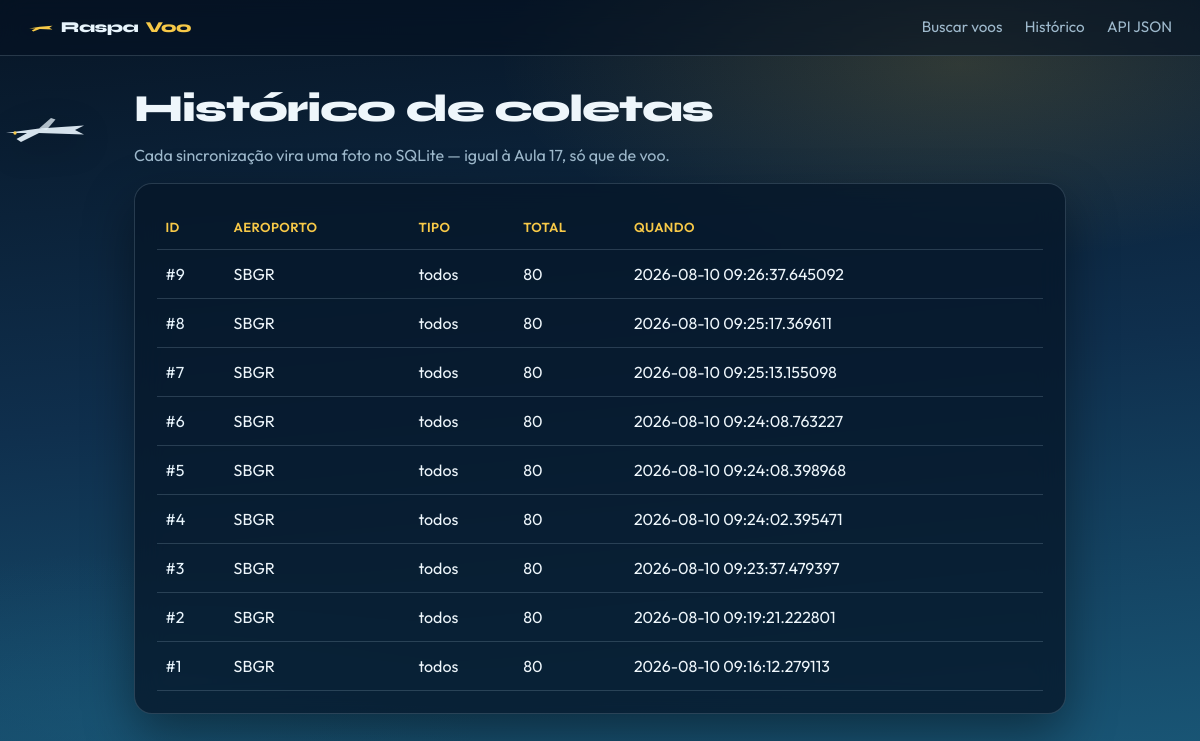
The page /historico on the database its author committed.
### models/coleta_voo.py (models this page shows, shortened)
class ColetaVoo(ModeloBase):
    __bind_key__ = "historico"
    __tablename__ = "coletas_voo"
    fonte = db.Column(db.String(255), nullable=False)
    aeroporto = db.Column(db.String(10), nullable=False)
    tipo_busca = db.Column(db.String(20), nullable=False)
    total = db.Column(db.Integer, nullable=False, default=0)
    voos = db.relationship(
        "VooInfo",
        back_populates="coleta",
        cascade="all, delete-orphan",
    )
    @classmethod
    def listar(cls):
        return cls.query.order_by(cls.data_criacao.desc()).all()

### controllers/site_controller.py (the view)
@site_bp.route("/historico")
def historico():
    coletas = ColetaVoo.listar()
    return render_template("historico.html", coletas=ColetaVoo.listar())

### views/templates/historico.html (shortened to what this page needs)
{% extends "layout.html" %}
{% block content %}
<section class="topo-pagina">
    <h1>Histórico de coletas</h1>
    <p class="subtitulo">Cada sincronização vira uma foto no SQLite — igual à Aula 17, só que de voo.</p>
</section>
<section class="painel">
    {% if coletas %}
    <div class="tabela-wrap">
        <table class="tabela">
            <thead>
                <tr>
                    <th>ID</th>
                    <th>Aeroporto</th>
                    <th>Tipo</th>
                    <th>Total</th>
                    <th>Quando</th>
                </tr>
            </thead>
            <tbody>
                {% for c in coletas %}
                <tr>
                    <td><a href="{{ url_for('site.detalhe_coleta', coleta_id=c.id) }}">#{{ c.id }}</a></td>
                    <td>{{ c.aeroporto }}</td>
                    <td>{{ c.tipo_busca }}</td>
                    <td>{{ c.total }}</td>
                    <td>{{ c.data_criacao }}</td>
                </tr>
                {% endfor %}
            </tbody>
        </table>
    </div>
    {% else %}
    <p class="vazio">Ainda sem coletas. Vá na home e marque “Gravar no histórico”.</p>
    {% endif %}
</section>
{% endblock %}

### views/static/css/style.css (style rules this page uses)
* { box-sizing: border-box; }
:root { --ceu-alto: #071525; --ceu-meio: #0f2f4d; --horizonte: #1a5a7a; --pista: #f7c948; --pista-clara: #ffe08a; --nuvem: #e8f4fc; --texto: #eef6fb; --texto-suave: #9eb9cc; --painel: rgba(6, 22, 40, 0.78); --borda: rgba(158, 185, 204, 0.22); --erro: #ff8a7a; --sucesso: #5eead4; --sombra: 0 20px 50px rgba(0, 0, 0, 0.4); }
body { margin: 0; min-height: 100vh; font-family: "Outfit", sans-serif; color: var(--texto); background: radial-gradient(ellipse 70% 45% at 80% 8%, rgba(247, 201, 72, 0.16), transparent 55%), radial-gradient(ellipse 50% 35% at 10% 90%, rgba(26, 90, 122, 0.45), transparent 60%), linear-gradient(175deg, var(--ceu-alto) 0%, var(--ceu-meio) 48%, var(--horizonte) 100%); background-attachment: fixed; line-height: 1.5; overflow-x: hidden; }
.topo-pagina { animation: fade-up 0.55s ease both; margin-bottom: 0.5rem; }
.topo-pagina h1 { display: flex; align-items: center; gap: 0.5rem; font-family: "Syne", sans-serif; font-weight: 800; font-size: clamp(1.8rem, 4vw, 2.4rem); margin: 0 0 0.35rem; letter-spacing: -0.03em; }
.subtitulo { color: var(--texto-suave); margin: 0 0 1rem; }
.painel { background: var(--painel); border: 1px solid var(--borda); border-radius: 18px; padding: 1.35rem; box-shadow: var(--sombra); backdrop-filter: blur(14px); animation: fade-up 0.75s ease both; }
.tabela-wrap { overflow-x: auto; }
.tabela { width: 100%; border-collapse: collapse; }
.tabela th, .tabela td { padding: 0.75rem 0.55rem; text-align: left; border-bottom: 1px solid var(--borda); vertical-align: top; }
.tabela th { color: var(--pista); font-weight: 600; font-size: 0.82rem; text-transform: uppercase; letter-spacing: 0.03em; }
.tabela a { color: var(--nuvem); text-decoration: none; }

### rows shown on the page
ColetaVoo: id "9", aeroporto "SBGR", tipo_busca "todos", total "80", data_criacao "2026-08-10 09:26:37.645092"
ColetaVoo: id "8", aeroporto "SBGR", tipo_busca "todos", total "80", data_criacao "2026-08-10 09:25:17.369611"
ColetaVoo: id "7", aeroporto "SBGR", tipo_busca "todos", total "80", data_criacao "2026-08-10 09:25:13.155098"
ColetaVoo: id "6", aeroporto "SBGR", tipo_busca "todos", total "80", data_criacao "2026-08-10 09:24:08.763227"
ColetaVoo: id "5", aeroporto "SBGR", tipo_busca "todos", total "80", data_criacao "2026-08-10 09:24:08.398968"
ColetaVoo: id "4", aeroporto "SBGR", tipo_busca "todos", total "80", data_criacao "2026-08-10 09:24:02.395471"
ColetaVoo: id "3", aeroporto "SBGR", tipo_busca "todos", total "80", data_criacao "2026-08-10 09:23:37.479397"
ColetaVoo: id "2", aeroporto "SBGR", tipo_busca "todos", total "80", data_criacao "2026-08-10 09:19:21.222801"
ColetaVoo: id "1", aeroporto "SBGR", tipo_busca "todos", total "80", data_criacao "2026-08-10 09:16:12.279113"
